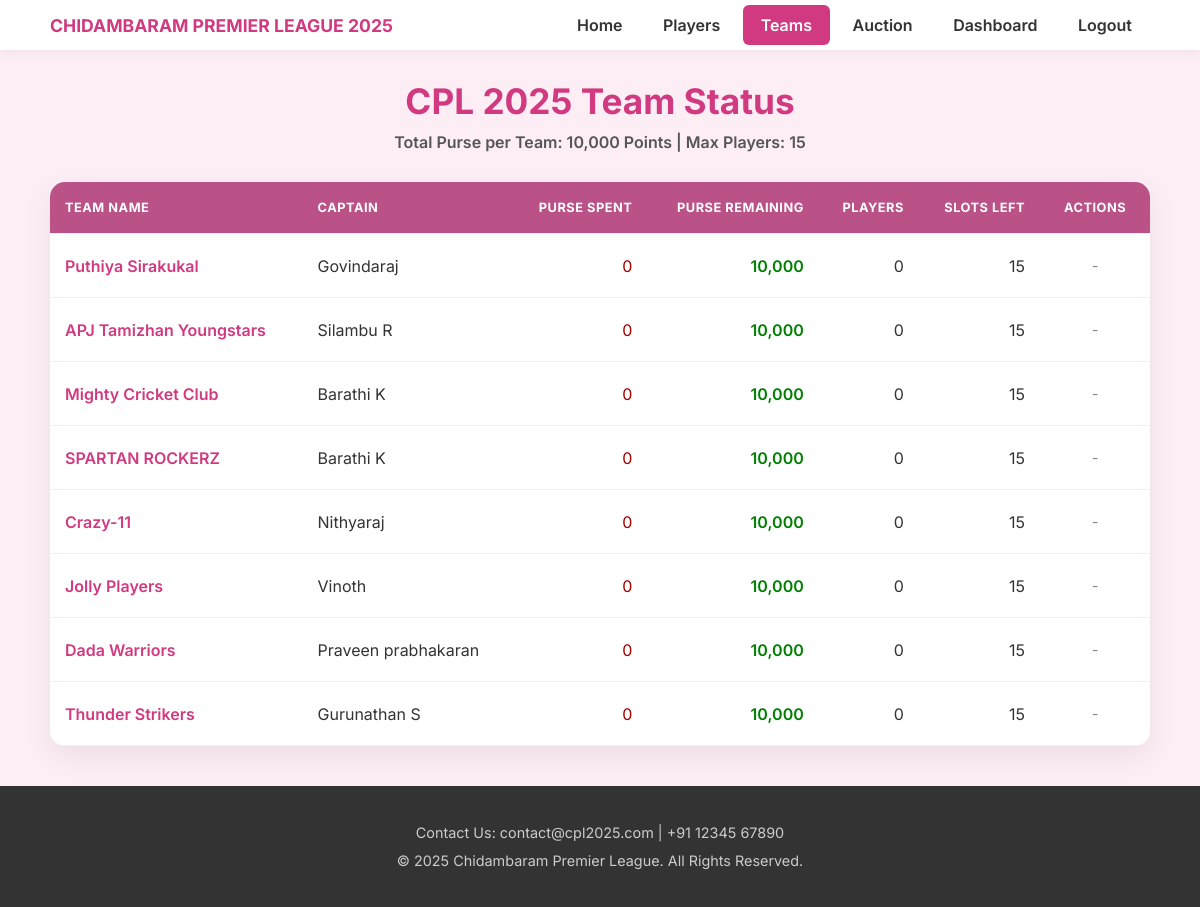
Page /teams (signed in) on the committed database.
### models.py (models this page shows)
class Team(db.Model):
    id = Column(Integer, primary_key=True)
    team_name = Column(String(100), unique=True, nullable=False)
    captain_name = Column(String(100), nullable=False)
    purse = Column(Integer, default=10000)
    purse_spent = Column(Integer, default=0)
    players_taken_count = Column(Integer, default=0)
    slots_remaining = Column(Integer, default=15)
    captain = relationship('User', uselist=False, back_populates='team')
    players = relationship('Player', back_populates='team')

### app.py (the view)
@app.route('/teams')
@login_required
def teams():
    all_teams = Team.query.options(db.joinedload(Team.players)).all()
    return render_template('teams.html', active_page='teams', teams=all_teams)

### app.py (called while the page is built, shortened)
@login_manager.user_loader
def load_user(user_id):
    return User.query.get(int(user_id))

@app.before_request
def create_tables():
    if app.config['SQLALCHEMY_DATABASE_URI'] == 'sqlite:///project.db' and not os.path.exists('project.db'):
        with app.app_context():
            db.create_all()
            print("Database tables created.")

### templates/teams.html (shortened to what this page needs)
{% extends "layout.html" %}
{% block content %}
<div class="main-container">
    <h2 class="page-title">CPL 2025 Team Status</h2>
    <p class="page-subtitle">Total Purse per Team: 10,000 Points | Max Players: 15</p>
    <div class="table-container">
        <table class="team-status-table">
            <thead>
                <tr>
                    <th>Team Name</th>
                    <th>Captain</th>
                    <th>Purse Spent</th>
                    <th>Purse Remaining</th>
                    <th>Players</th>
                    <th>Slots Left</th>
                    {% if current_user.is_authenticated %}
                        <th>Actions</th>
                    {% endif %}
                </tr>
            </thead>
				<tbody>
					{% for team in teams %}
					<tr class="team-data-row">
						<td data-label="Team Name">{{ team.team_name }}</td>
						<td data-label="Captain">{{ team.captain_name }}</td>
						<td data-label="Purse Spent">{{ "{:,}".format(team.purse_spent) }}</td>
						<td data-label="Purse Remaining">{{ "{:,}".format(team.purse) }}</td>
						<td data-label="Players">{{ team.players_taken_count }}</td>
						<td data-label="Slots Left">{{ team.slots_remaining }}</td>
						{% if current_user.is_authenticated %}
							<td data-label="Actions">
								{% if team.players %}
									<button class="view-players-btn icon-btn" data-teamid="{{ team.id }}" title="View Players">
										<i class="fas fa-eye"></i>
									</button>
								{% else %}
									<span class="no-players">-</span>
								{% endif %}
							</td>
						{% endif %}
					</tr>
					{% endfor %}
				</tbody>
        </table>
    </div>
</div>
{% endblock %}

### static/style.css (style rules this page uses)
body { font-family: 'Inter', Arial, sans-serif; margin: 0; padding: 0; background-color: #fdeef5; color: #333; }
.main-container { max-width: 1100px; margin: 0 auto; padding: 0 20px; }
h1, h2, h3 { color: #333; }
.page-title { text-align: center; color: #d13a80; font-size: 2.2rem; font-weight: 700; margin: 30px 0; }
.page-subtitle { text-align: center; color: #555; font-size: 1rem; font-weight: 600; margin-top: -20px; margin-bottom: 30px; }
.table-container { background: #ffffff; border-radius: 15px; box-shadow: 0 10px 30px rgba(0,0,0,0.07); overflow: hidden; }
.team-status-table { width: 100%; border-collapse: collapse; }
.team-status-table thead tr { background-color: #ba5288; color: white; font-size: 0.8rem; text-transform: uppercase; letter-spacing: 0.5px; }
.team-status-table th, .team-status-table td { padding: 18px 15px; text-align: left; border-bottom: 1px solid #f0f0f0; }
.team-status-table th { font-weight: 700; }
.team-status-table tbody tr { transition: background-color 0.2s ease; }
.team-status-table td[data-label="Team Name"] { color: #d13a80; font-weight: 600; }
.team-status-table td[data-label="Purse Remaining"] { font-weight: 600; color: #008000; }
.team-status-table td[data-label="Purse Spent"] { color: #aa0000; }
.team-status-table th:nth-child(3), .team-status-table td:nth-child(3), .team-status-table th:nth-child(4), .team-status-table td:nth-child(4), .team-status-table th:nth-child(5), .team-status-table td:nth-child(5), .team-status-table th:nth-child(6), .team-status-table td:nth-child(6) { text-align: right; }
.no-players { font-size: 0.9rem; color: #888; font-style: italic; padding: 5px; display: inline-block; }
.team-status-table th:last-child, .team-status-table td:last-child { width: 80px; text-align: center; }

### rows in the picture
Team: team_name "Puthiya Sirakukal", captain_name "Govindaraj", purse_spent "0", purse "10,000", players_taken_count "0", slots_remaining "15"
Team: team_name "APJ Tamizhan Youngstars", captain_name "Silambu R", purse_spent "0", purse "10,000", players_taken_count "0", slots_remaining "15"
Team: team_name "Mighty Cricket Club", captain_name "Barathi K", purse_spent "0", purse "10,000", players_taken_count "0", slots_remaining "15"
Team: team_name "SPARTAN ROCKERZ", captain_name "Barathi K", purse_spent "0", purse "10,000", players_taken_count "0", slots_remaining "15"
Team: team_name "Crazy-11", captain_name "Nithyaraj", purse_spent "0", purse "10,000", players_taken_count "0", slots_remaining "15"
Team: team_name "Jolly Players", captain_name "Vinoth", purse_spent "0", purse "10,000", players_taken_count "0", slots_remaining "15"
Team: team_name "Dada Warriors", captain_name "Praveen prabhakaran", purse_spent "0", purse "10,000", players_taken_count "0", slots_remaining "15"
Team: team_name "Thunder Strikers", captain_name "Gurunathan S", purse_spent "0", purse "10,000", players_taken_count "0", slots_remaining "15"
